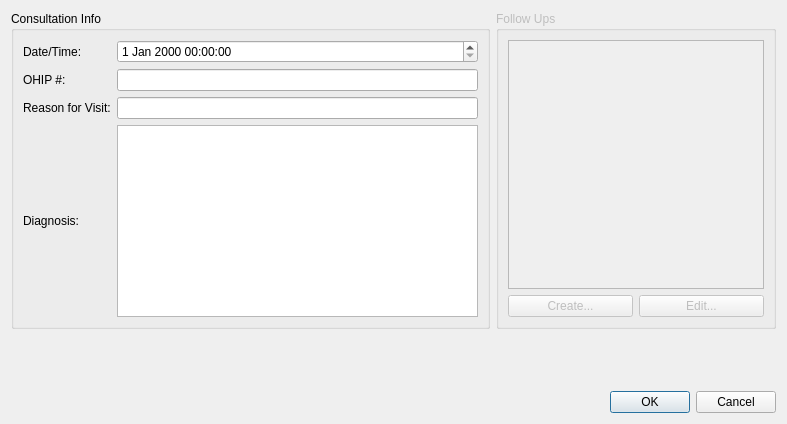
<?xml version="1.0" encoding="UTF-8"?>
<ui version="4.0">
 <class>AddEditConsultationWindow</class>
 <widget class="QDialog" name="AddEditConsultationWindow">
  <property name="geometry">
   <rect>
    <x>0</x>
    <y>0</y>
    <width>787</width>
    <height>424</height>
   </rect>
  </property>
  <property name="windowTitle">
   <string>Dialog</string>
  </property>
  <layout class="QGridLayout" name="gridLayout">
   <item row="0" column="0">
    <widget class="QGroupBox" name="groupBox">
     <property name="title">
      <string>Consultation Info</string>
     </property>
     <layout class="QGridLayout" name="gridLayout_3">
      <item row="0" column="0">
       <layout class="QGridLayout" name="gridLayout_2">
        <item row="2" column="1">
         <widget class="QLineEdit" name="editReason"/>
        </item>
        <item row="1" column="1">
         <widget class="QLineEdit" name="editOHIP"/>
        </item>
        <item row="3" column="0">
         <widget class="QLabel" name="label_3">
          <property name="text">
           <string>Diagnosis:</string>
          </property>
         </widget>
        </item>
        <item row="3" column="1">
         <widget class="QPlainTextEdit" name="editDiagnosis"/>
        </item>
        <item row="1" column="0">
         <widget class="QLabel" name="label">
          <property name="text">
           <string>OHIP #:</string>
          </property>
         </widget>
        </item>
        <item row="2" column="0">
         <widget class="QLabel" name="label_2">
          <property name="text">
           <string>Reason for Visit:</string>
          </property>
         </widget>
        </item>
        <item row="0" column="1">
         <widget class="QDateTimeEdit" name="dateTimeEdit"/>
        </item>
        <item row="0" column="0">
         <widget class="QLabel" name="label_4">
          <property name="text">
           <string>Date/Time:</string>
          </property>
         </widget>
        </item>
       </layout>
      </item>
     </layout>
    </widget>
   </item>
   <item row="0" column="1">
    <widget class="QGroupBox" name="groupBox_2">
     <property name="enabled">
      <bool>false</bool>
     </property>
     <property name="title">
      <string>Follow Ups</string>
     </property>
     <layout class="QGridLayout" name="gridLayout_4">
      <item row="1" column="0">
       <widget class="QPushButton" name="pushButton">
        <property name="text">
         <string>Create...</string>
        </property>
       </widget>
      </item>
      <item row="1" column="1">
       <widget class="QPushButton" name="pushButton_2">
        <property name="text">
         <string>Edit...</string>
        </property>
       </widget>
      </item>
      <item row="0" column="0" colspan="2">
       <widget class="QListWidget" name="listWidget"/>
      </item>
     </layout>
    </widget>
   </item>
   <item row="1" column="0" colspan="2">
    <spacer name="verticalSpacer">
     <property name="orientation">
      <enum>Qt::Vertical</enum>
     </property>
     <property name="sizeHint" stdset="0">
      <size>
       <width>20</width>
       <height>40</height>
      </size>
     </property>
    </spacer>
   </item>
   <item row="2" column="0" colspan="2">
    <widget class="QDialogButtonBox" name="buttonBox">
     <property name="orientation">
      <enum>Qt::Horizontal</enum>
     </property>
     <property name="standardButtons">
      <set>QDialogButtonBox::Cancel|QDialogButtonBox::Ok</set>
     </property>
    </widget>
   </item>
  </layout>
 </widget>
 <resources/>
 <connections>
  <connection>
   <sender>buttonBox</sender>
   <signal>accepted()</signal>
   <receiver>AddEditConsultationWindow</receiver>
   <slot>accept()</slot>
   <hints>
    <hint type="sourcelabel">
     <x>248</x>
     <y>254</y>
    </hint>
    <hint type="destinationlabel">
     <x>157</x>
     <y>274</y>
    </hint>
   </hints>
  </connection>
  <connection>
   <sender>buttonBox</sender>
   <signal>rejected()</signal>
   <receiver>AddEditConsultationWindow</receiver>
   <slot>reject()</slot>
   <hints>
    <hint type="sourcelabel">
     <x>316</x>
     <y>260</y>
    </hint>
    <hint type="destinationlabel">
     <x>286</x>
     <y>274</y>
    </hint>
   </hints>
  </connection>
 </connections>
</ui>
